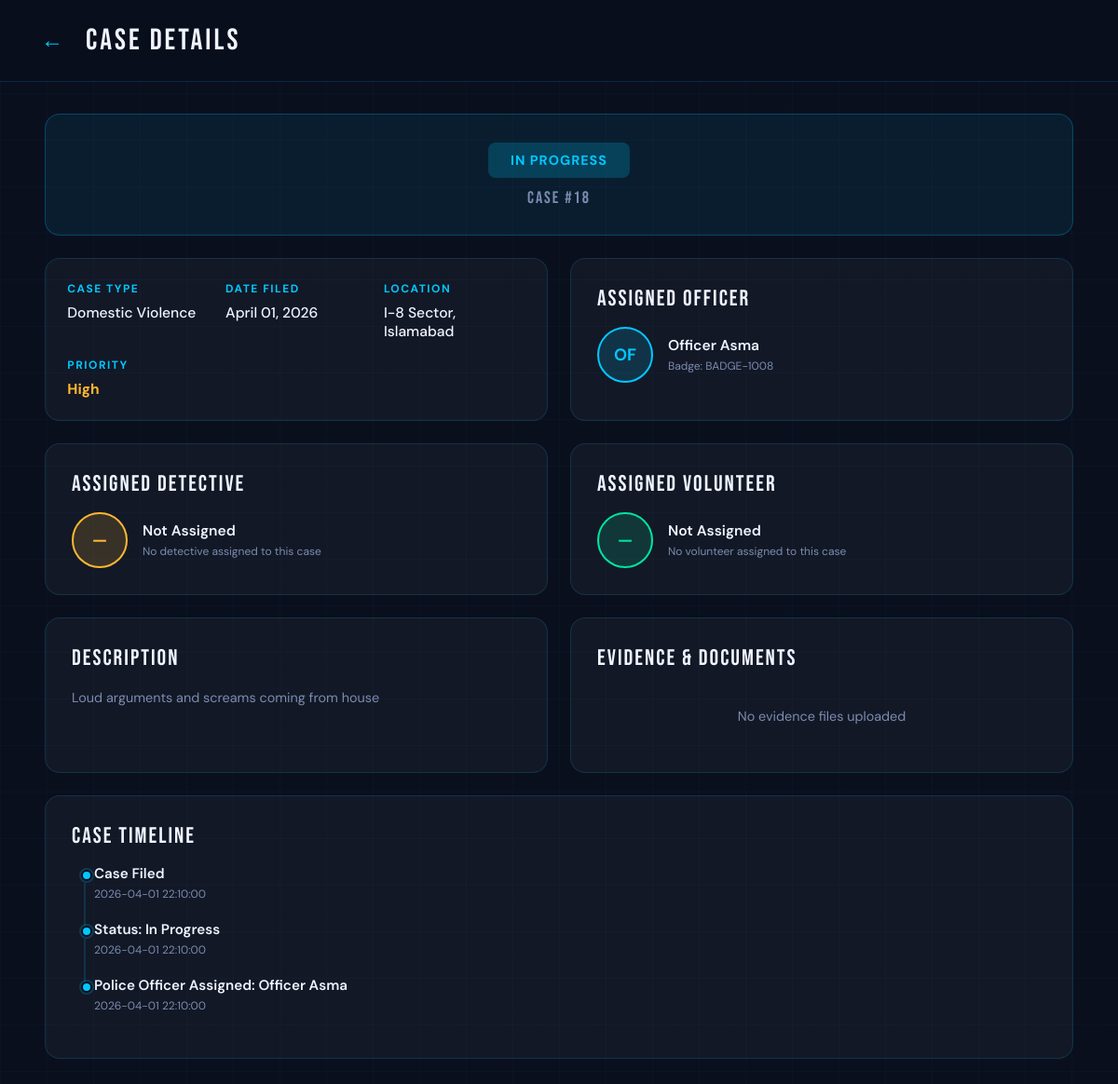
/case_detail/18, run on an earlier commit of the app's database.
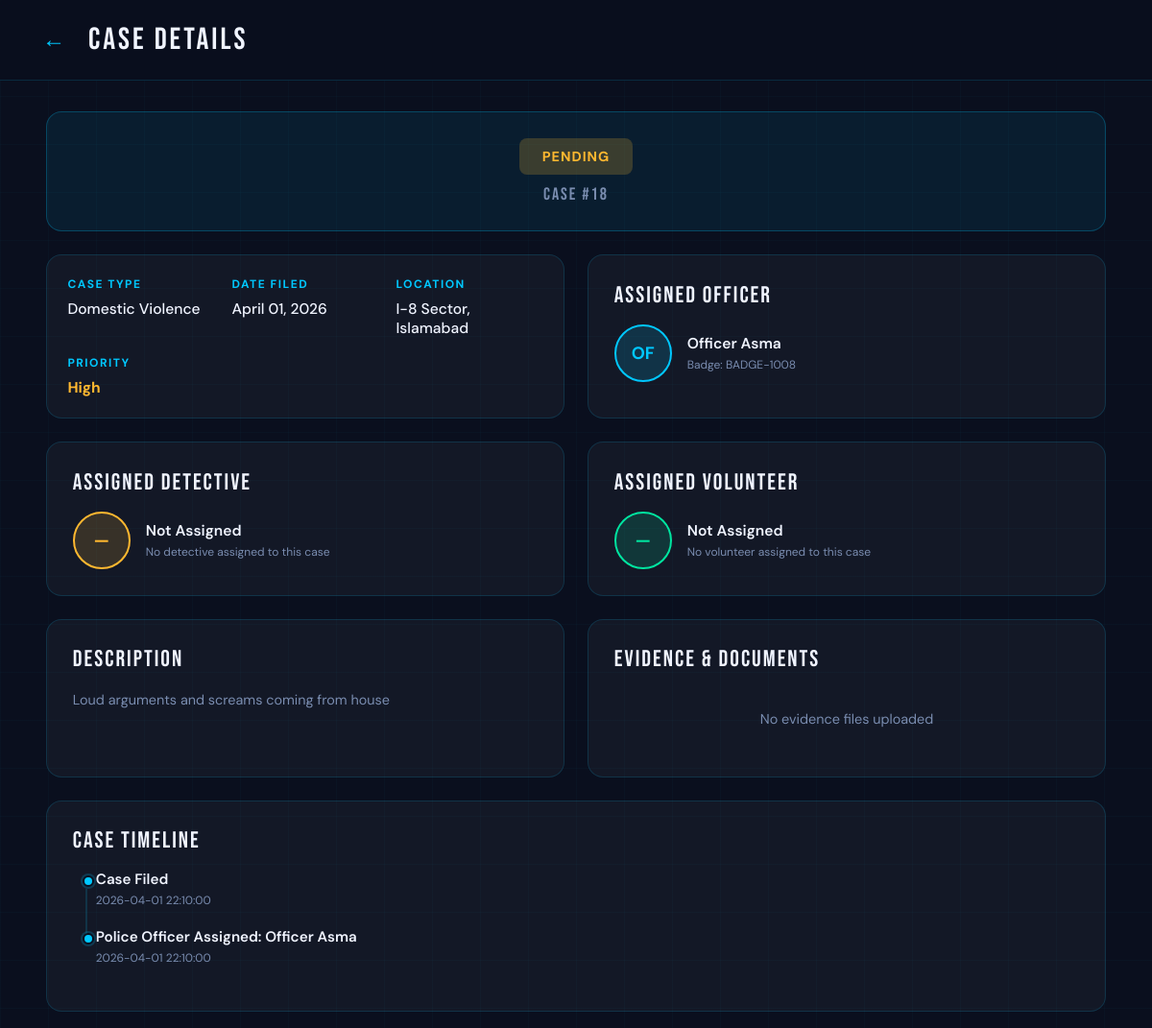
And on a later commit of the database.
### tables this page shows
CREATE TABLE Complaints (
    complaint_id INTEGER PRIMARY KEY AUTOINCREMENT,
    user_id INTEGER,
    category_id INTEGER,
    description TEXT NOT NULL,
    location TEXT NOT NULL,
    status TEXT DEFAULT 'Pending' CHECK(status IN ('Pending','In Progress','Resolved')),
    created_at DATETIME DEFAULT CURRENT_TIMESTAMP,

    FOREIGN KEY (user_id) REFERENCES Citizens(citizen_id),
    FOREIGN KEY (category_id) REFERENCES CrimeCategories(category_id)
);

CREATE TABLE Cases (
    case_id INTEGER PRIMARY KEY AUTOINCREMENT,
    complaint_id INTEGER UNIQUE,
    assigned_police_id INTEGER,
    assigned_detective_id INTEGER,
    assigned_volunteer_id INTEGER,
    priority TEXT DEFAULT 'Medium' CHECK(priority IN ('High','Medium','Low')),
    notes TEXT,
    last_updated DATETIME DEFAULT CURRENT_TIMESTAMP,

    FOREIGN KEY (complaint_id) REFERENCES Complaints(complaint_id),
    FOREIGN KEY (assigned_police_id) REFERENCES AuthorizedPersonnel(personnel_id),
    FOREIGN KEY (assigned_detective_id) REFERENCES AuthorizedPersonnel(personnel_id),
    FOREIGN KEY (assigned_volunteer_id) REFERENCES AuthorizedPersonnel(personnel_id)
);

### app.py (the view)
@app.route('/case_detail/<int:case_id>')
def case_detail(case_id):
    db = get_db_connection()
    is_assigned = request.args.get('assigned') == '1'
    is_detective = request.args.get('detective') == '1'
    case = db.execute('''
        SELECT c.complaint_id, cc.name as category_name, c.description,
               c.location, c.status, c.created_at,
               cs.priority, cs.notes,
               ap_police.name as officer_name,
               ap_police.badge_number as officer_badge,
               ap_detective.name as detective_name,
               ap_detective.badge_number as detective_badge,
               det.specialization as detective_specialization,
               vol.full_name as volunteer_name
        FROM Complaints c
        JOIN CrimeCategories cc ON c.category_id = cc.category_id
        LEFT JOIN Cases cs ON c.complaint_id = cs.complaint_id
        LEFT JOIN AuthorizedPersonnel ap_police ON cs.assigned_police_id = ap_police.personnel_id
        LEFT JOIN AuthorizedPersonnel ap_detective ON cs.assigned_detective_id = ap_detective.personnel_id
        LEFT JOIN Detectives det ON ap_detective.personnel_id = det.personnel_id
        LEFT JOIN Citizens vol ON cs.assigned_volunteer_id = vol.citizen_id
        WHERE c.complaint_id = ?
    ''', (case_id,)).fetchone()
    evidence_files = []
    if case:
        evidence = db.execute('''
            SELECT file_url
            FROM Evidence
            WHERE complaint_id = ?
        ''', (case_id,)).fetchall()
        for e in evidence:
            filename = e['file_url'].split('/')[-1] if e['file_url'] else 'Unknown file'
            evidence_files.append({
                'name': filename,
                'url': e['file_url']
            })
    timeline = []
    if case:
        timeline.append({
            'event': 'Case Filed',
            'date': case['created_at']
        })
        if case['status'] != 'Pending' and case['status']:
            timeline.append({
                'event': f"Status: {case['status']}",
                'date': case['created_at']
            })
        if case['officer_name']:
            timeline.append({
                'event': f"Police Officer Assigned: {case['officer_name']}",
                'date': case['created_at']
            })
        if case['detective_name']:
            timeline.append({
                'event': f"Detective Assigned: {case['detective_name']}",
                'date': case['created_at']
            })
        if case['volunteer_name']:
            timeline.append({
                'event': f"Volunteer Assigned: {case['volunteer_name']}",
                'date': case['created_at']
            })
    db.close()
    if not case:
        flash('Case not found', 'error')
        return redirect(url_for('case_tracking'))
    case_dict = dict(case)
    case_dict['evidence_files'] = evidence_files
    case_dict['timeline'] = timeline
    if case_dict['created_at']:
        try:
            dt = datetime.strptime(case_dict['created_at'], '%Y-%m-%d %H:%M:%S')
            case_dict['date_filed'] = dt.strftime('%B %d, %Y')
        except:
            case_dict['date_filed'] = case_dict['created_at']
    return render_template('case_detail.html', case=case_dict, is_assigned=is_assigned, is_detective=is_detective)

### app.py (called while the page is built)
def get_db_connection():
    conn = sqlite3.connect(DATABASE, timeout=10)
    conn.row_factory = sqlite3.Row
    return conn

### templates/case_detail.html (shortened to what the changed rows need)
<!DOCTYPE html>
<html lang="en">
<head>
</head>
<body>
  <div class="app-container">
    <div class="app-content">
      <div class="content">
        {% if case %}
        <div class="detail-grid">
          <div class="status-banner">
            <div class="status-badge {% if case.status == 'Pending' %}sb-pending{% elif case.status == 'In Progress' %}sb-progress{% elif case.status == 'Resolved' %}sb-resolved{% else %}sb-progress{% endif %}">
              {{ case.status if case.status else 'In Progress' }}
            </div>
            <div class="status-case-num">CASE #{{ case.complaint_id }}</div>
          </div>
          <div class="info-grid">
            <div class="info-item">
              <div class="info-label">Case Type</div>
              <div class="info-value">{{ case.category_name if case.category_name else 'Not specified' }}</div>
            </div>
            <div class="info-item">
              <div class="info-label">Date Filed</div>
              <div class="info-value">{{ case.date_filed if case.date_filed else case.created_at if case.created_at else 'Not specified' }}</div>
            </div>
            <div class="info-item">
              <div class="info-label">Location</div>
              <div class="info-value">{{ case.location if case.location else 'Not specified' }}</div>
            </div>
            <div class="info-item">
              <div class="info-label">Priority</div>
              <div class="info-value highlight">{{ case.priority if case.priority else 'Medium' }}</div>
            </div>
          </div>
          <div class="block">
            <div class="block-title">Assigned Officer</div>
            {% if case.officer_name %}
            <div class="officer-row">
              <div class="officer-avatar">{{ case.officer_name[:2].upper() if case.officer_name|length >= 2 else case.officer_name[0].upper() }}</div>
              <div>
                <div class="officer-name">{{ case.officer_name }}</div>
                <div class="officer-badge">Badge: {{ case.officer_badge if case.officer_badge else 'N/A' }}</div>
              </div>
            </div>
            {% endif %}
          </div>
          <div class="block">
            <div class="block-title">Assigned Detective</div>
            {% if case.detective_name %}
            <div class="officer-row">
              <div class="officer-avatar detective-avatar">{{ case.detective_name[:2].upper() if case.detective_name|length >= 2 else case.detective_name[0].upper() }}</div>
              <div>
                <div class="officer-name">{{ case.detective_name }}</div>
                <div class="officer-badge">Badge: {{ case.detective_badge if case.detective_badge else 'N/A' }}</div>
                {% if case.detective_specialization %}
                <div class="officer-sub">🔑 {{ case.detective_specialization }}</div>
                {% endif %}
              </div>
            </div>
            {% else %}
            <div class="officer-row">
              <div class="officer-avatar detective-avatar">—</div>
              <div>
                <div class="officer-name">Not Assigned</div>
                <div class="officer-badge">No detective assigned to this case</div>
              </div>
            </div>
            {% endif %}
          </div>
          <div class="block">
            <div class="block-title">Assigned Volunteer</div>
            {% if case.volunteer_name %}
            <div class="officer-row">
              <div class="officer-avatar volunteer-avatar">{{ case.volunteer_name[:2].upper() if case.volunteer_name|length >= 2 else case.volunteer_name[0].upper() }}</div>
              <div>
                <div class="officer-name">{{ case.volunteer_name }}</div>
                <div class="officer-badge">Community Volunteer</div>
              </div>
            </div>
            {% else %}
            <div class="officer-row">
              <div class="officer-avatar volunteer-avatar">—</div>
              <div>
                <div class="officer-name">Not Assigned</div>
                <div class="officer-badge">No volunteer assigned to this case</div>
              </div>
            </div>
            {% endif %}
          </div>
          <div class="block">
            <div class="block-title">Description</div>
            <div class="block-text">{{ case.description if case.description else 'No description provided' }}</div>
          </div>
          <div class="block">
            <div class="block-title">Evidence & Documents</div>
            {% if case.evidence_files %}
              {% for file in case.evidence_files %}
              <div class="evidence-item">
                <span class="evidence-icon">📎</span>
                <div>
                  <div class="evidence-name">{{ file.name }}</div>
                  <div class="evidence-size">Uploaded file</div>
                </div>
              </div>
              {% endfor %}
            {% else %}
              <div class="block-text" style="text-align:center;padding:20px;">No evidence files uploaded</div>
            {% endif %}
          </div>
          <div class="block block-full">
            <div class="block-title">Case Timeline</div>
            <div class="timeline">
              {% if case.timeline %}
                {% for event in case.timeline %}
                <div class="tl-item">
                  <div class="tl-event">{{ event.event }}</div>
                  <div class="tl-date">{{ event.date }}</div>
                </div>
                {% endfor %}
              {% endif %}
            </div>
          </div>
        </div>
        {% endif %}
      </div>
    </div>
  </div>
</body>
</html>

What changed in the data, as far as the page shows it:
no longer on one of the page's lists (row edited): Cases: date "2026-04-01 22:10:00"
changed Complaints "I-8 Sector, Islamabad": status "IN PROGRESS" → "PENDING"
changed Cases "High": event "Status: In Progress" → "Police Officer Assigned: Officer Asma"
